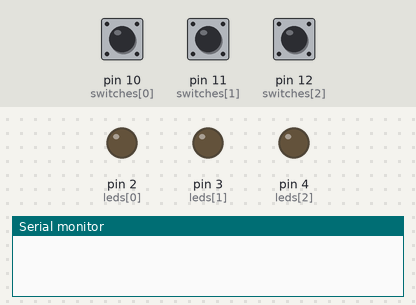
The sketch below on a simulated Arduino Uno, built with avr-gcc and run on an emulated ATmega328P. On the bench: output pins drawn as LEDs (lit = HIGH), the last lines printed to the serial monitor. The test bench sets the inputs (shaded band); at power-on: pin 10 (switches[0]) LOW, pin 11 (switches[1]) LOW, pin 12 (switches[2]) LOW. Random numbers use the default seed unless the sketch sets one.

Above: at 4.8 s.
4.9 s: pin 10 (switches[0]) pulled HIGH for 3.2 s
At 5.2 s:
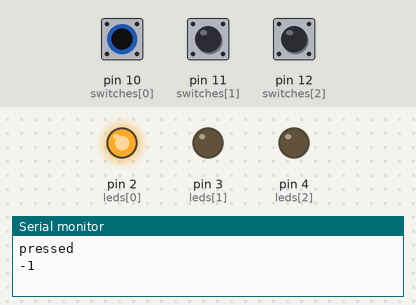
9.6 s: pin 11 (switches[1]) pulled HIGH for 3.2 s
At 10.0 s:
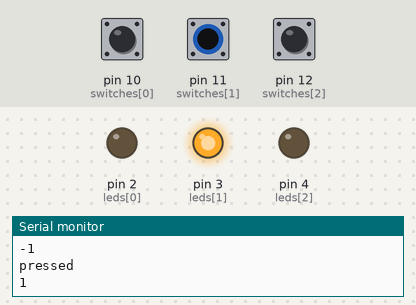
15.8 s: pin 12 (switches[2]) pulled HIGH for 3.2 s
At 17.1 s:
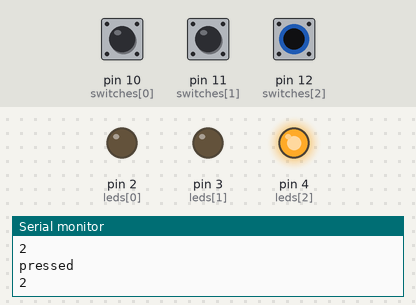
Timing chart, 0 to 20.5 s (numbered marks = the images above; inputs shaded):
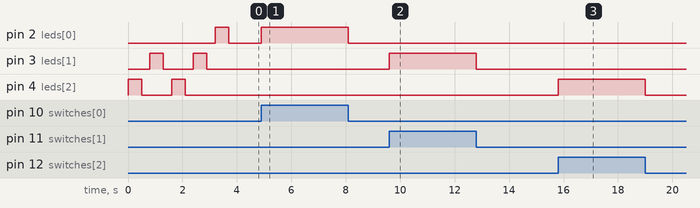

Measured:
- after the input at 4.9 s, pin 2 (leds[0]): LOW → HIGH at once, → LOW 3.2 s later
- after the input at 9.6 s, pin 3 (leds[1]): LOW → HIGH at once, → LOW 3.2 s later
- after the input at 15.8 s, pin 4 (leds[2]): LOW → HIGH at once, → LOW 3.2 s later
- by itself, pin 3 (leds[1]), pin 4 (leds[2]): alternates HIGH for 0.50 s and LOW for 1.1 s, 4 changes in all, then stays LOW

The sketch:

Project_Sub_01_Sarthak_180674.ino
```cpp
int leds[3] = {2, 3, 4}; //index 0,1,2 for red, green, blue repectively
int switches[3] = {10, 11, 12};

int gameMode; //gameMode 1 for play and 2 for end.

int sequence[10];
int input[5];

//returns index of button pressed or returns -1 when no switch is pressed within delay time
int waitForSwitch(int delay)
{
  int buttonPressed = -1;
  int input;
  int buttonBackUp = 0;

  int currentTime = millis();  		// The number of ms since the program started running
  int previousTime = currentTime; 	// Records the point when we start spinning the loop.

  //loop keeps running until delay time has passed
  while (((currentTime - previousTime) < delay) && buttonBackUp == 0)
  {
    // Read the button and record when it has been pushed down.
    for(int pin = 0; pin < 3 && buttonBackUp == 0; pin++)
    {
      if(digitalRead(switches[pin]) == HIGH)
        //I have changed the circuit given in problem statement and connected the other end of the switch to HIGH(5V)
      {
        buttonPressed = pin;

        // Show the LED pushed.
        digitalWrite(leds[pin], HIGH);

        // Taking care of debounce
        // This loop spins until the button is let up.
        while (currentTime - previousTime < delay && buttonBackUp == 0)
        {
          input = digitalRead(switches[pin]);
          if(input == LOW)
          {
            buttonBackUp = 1;
          }
          currentTime = millis();
        }

        // Turn the LED pushed off.
        digitalWrite(leds[pin], LOW);

        // See if player took more than delay time.
        if(currentTime - previousTime > delay)
        {
          buttonPressed = -1; // Delay time passed. return -1
        }
      }
    }

    currentTime = millis();
  }

  return buttonPressed;
}

void showSequence(){
  for(int i = 0; i < 5; i++){ //will show a seq of 5 leds.
    sequence[i] = random(0,3);
    digitalWrite(leds[sequence[i]], HIGH);
    delay(500);
    digitalWrite(leds[sequence[i]], LOW);
    delay(300); // to distinguish between two leds of same colour
  }

}
void readSequence(){
  int switchPress = -1;


  for(int i = 0; i < 5; i++){ //read 5 inputs

    input[i] = waitForSwitch(800);
    Serial.println("pressed");
    Serial.println(input[i]);
  }


  gameMode = 2;
}
int check(){
  int result = 1; //flag, if won = 1, if lose = 0.

  for(int i = 0; i < 5; i++){
    if(sequence[i] != input[i])
      result = 0;
  }

  return result;
}

void endGame(){
  int result = check();
  if(result == 1)
    Serial.print("You mastered the basics of Arduino.");
  else Serial.print("Try once more kid!!!");


}

void setup(){
  for(int i = 0; i < 3; i++)
    pinMode(leds[i], OUTPUT);

  for(int i = 0; i < 3; i++)
    pinMode(switches[i], INPUT);

  Serial.begin(9600);

  randomSeed(analogRead(7));

  gameMode = 1;

}

void loop(){

  if(gameMode == 1)
    showSequence();
    readSequence();

  if(gameMode == 2)
    endGame();
}
```
